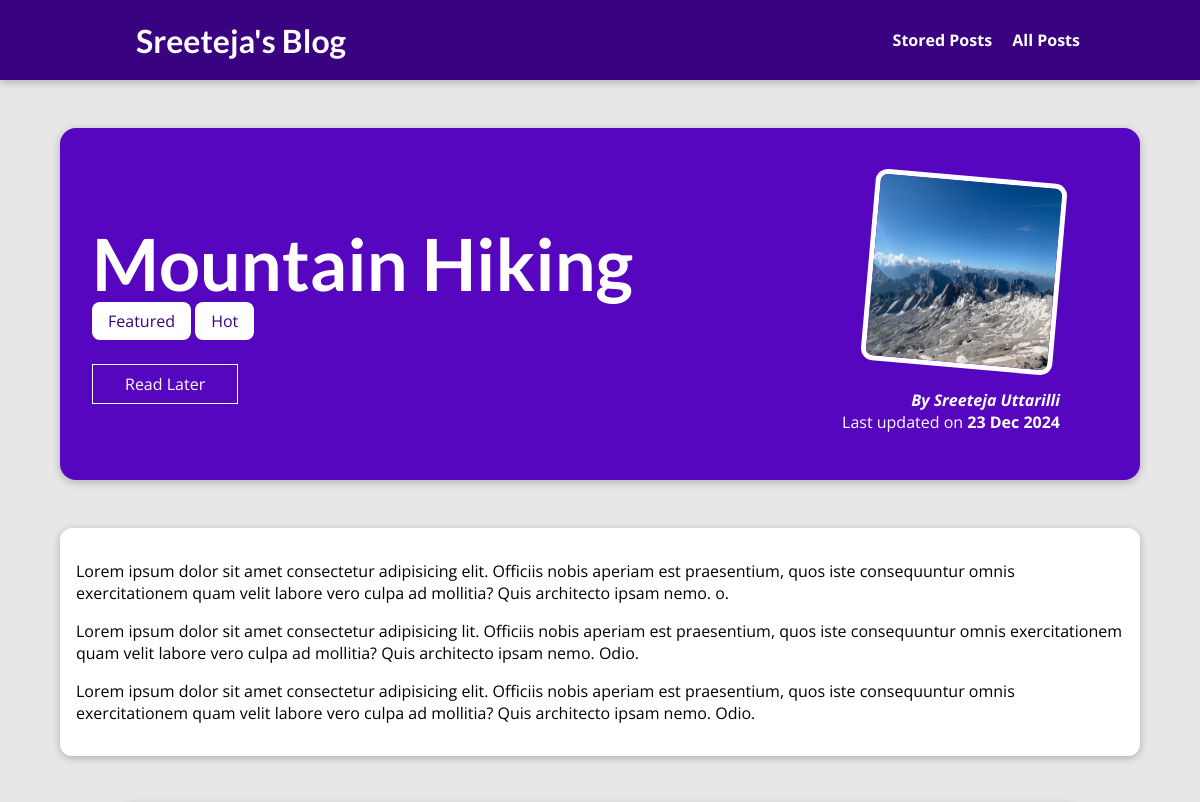
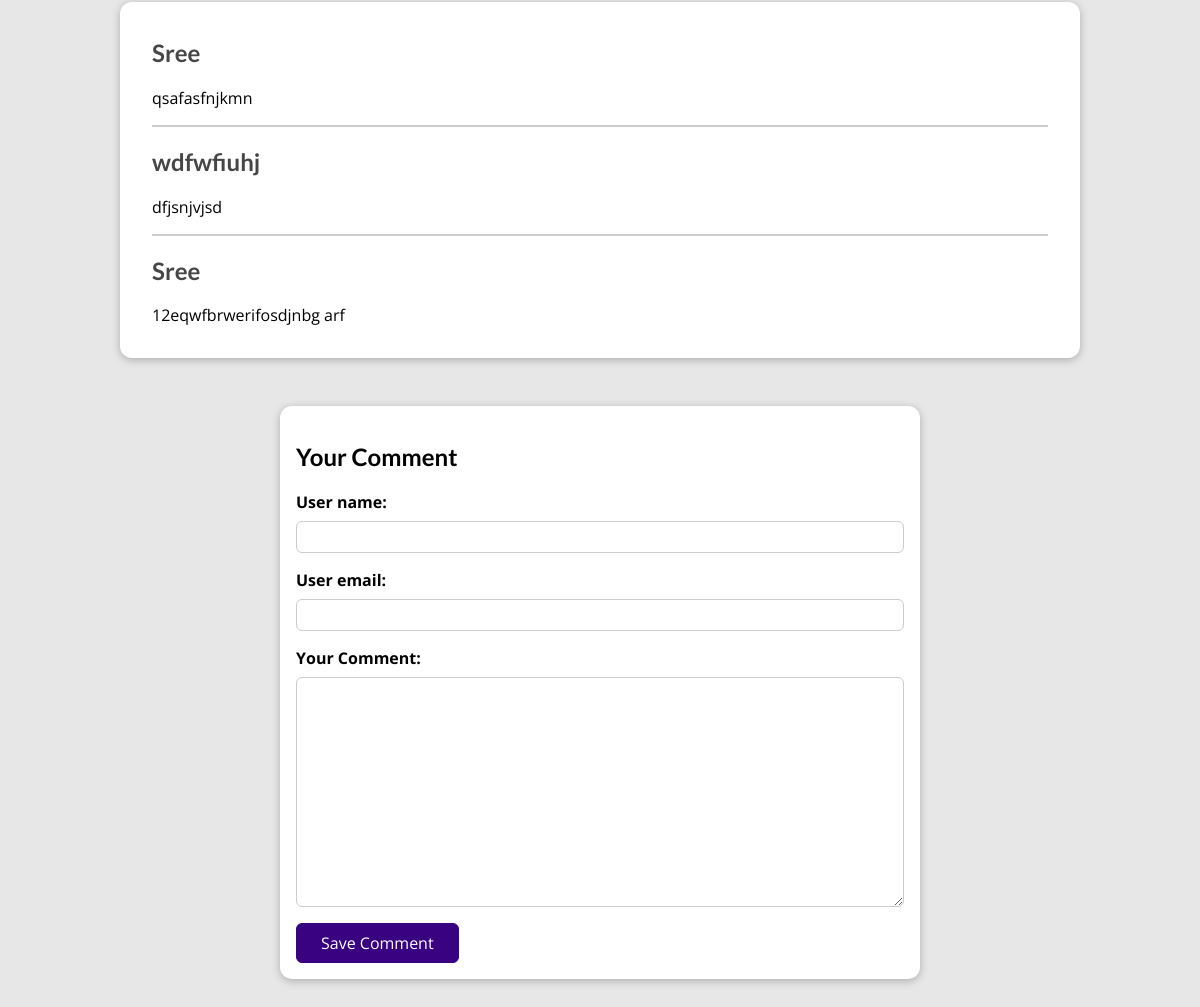
The page /posts/hike-in-the-mountains on the database its author committed (2 pictures, top to bottom).
### blog/models.py (models this page shows, shortened)
class Post(models.Model):
    title=models.CharField(max_length=150)
    excerpt=models.CharField(max_length=200)
    image=models.ImageField(upload_to="posts",null=True)
    date=models.DateField(auto_now=True)
    slug=models.SlugField(unique=True,db_index=True)
    content=models.TextField(validators=[MinLengthValidator(10)])
    author=models.ForeignKey(Author, on_delete=models.SET_NULL,null=True,related_name="posts")
    tags=models.ManyToManyField(Tag)

class Tag(models.Model):
    caption=models.CharField(max_length=20)

class Author(models.Model):
    first_name=models.CharField(max_length=100)
    last_name=models.CharField(max_length=100)
    email_address=models.EmailField()
    def full_name(self):
        return f"{self.first_name} {self.last_name}"
    def __str__(self):
        return self.full_name()

class Comment(models.Model):
    user_name=models.CharField(max_length=120)
    user_email=models.EmailField()
    text=models.TextField(max_length=400)
    post=models.ForeignKey(Post,on_delete=models.CASCADE,related_name="comments")

### blog/views.py (the view, shortened to what this page needs)
# urls.py: path("posts/<slug:slug>",views.SinglePostView.as_view(),
class SinglePostView(View):
    def is_stored_post(self,request,post_id):
        stored_posts = request.session.get("stored_posts")
        if stored_posts is not None:
            is_saved_for_later= post_id in stored_posts
        else:
            is_saved_for_later=False
        return is_saved_for_later
    def get(self,request,slug):
        post=Post.objects.get(slug=slug)
        context={
            "post":post,
            "post_tags":post.tags.all(),
            "comment_form":ComentForm(),
            "comments":post.comments.all().order_by("-id"),
            "saved_for_later":self.is_stored_post(request,post.id)
        }
        return render(request,"blog/post-detail.html",context)

### blog/forms.py
class ComentForm(forms.ModelForm):
    class Meta:
        model= Comment
        exclude=['post']
        labels={
            "user-name":"Your Name",
            "user-email":"Your Email",
            "text":"Your Comment"
        }

### blog/templates/blog/post-detail.html (shortened to what this page needs)
{% extends "base.html" %}
{% load static %}
{% block css_files %}
<link rel="stylesheet" href="{% static "blog/post-detail.css" %}" />
{% endblock %}
{% block content %}
<section id="summary">
<h2>{{ post.title }}</h2>
<div>
    {% for tag in post_tags %}
    <span class="tag">{{ tag.caption }}</span>
    {% endfor %}
</div>
<div id = "read-later">
    <form action="{% url "read-later" %}" method="POST">
        <button>
            {% if saved_for_later%}
                Remove from "Read Later" List
            {%else%}
                Read Later
            {%endif%}
        </button>
    </form>
</div>
<article>
    <img src="{{ post.image.url }}" alt="{{ post.title }}" />
    <address>By <a href="mailto:{{ post.author.email_address }}">{{ post.author }}</a></address>
    <div>Last updated on <time>{{ post.date|date:"d M Y" }}</time></div>
</article>
</section>
<main>
{{ post.content|linebreaks }}
</main>
<section id="comments">
<ul>
    {% for comment in comments %}
    <li>
        <h2>{{ comment.user_name }}</h2>
        <p>{{ comment.text|linebreaks }}</p>
    </li>
    {% endfor %}
</ul>
</section>
<section id="comment-form">
<h2>Your Comment</h2>
<form action="{% url "post-detail-page" post.slug %}" method="POST">
    {% for form_field in comment_form %}
    <div class="form-control {% if form_field.errors %}invalid{% endif %}">
        {{ form_field.label_tag }}
        {{ form_field }}
    </div>
    {% endfor %}
    <button>Save Comment</button>
</form>
</section>
{% endblock %}

### static/app.css (style rules this page uses)
* { box-sizing: border-box; }
html { font-family: 'Open Sans', 'Lato', sans-serif; }
body { margin: 0; }
h1, h2, h3 { font-family: 'Lato', sans-serif; font-weight: bold; }

### blog/static/blog/post-detail.css (style rules this page uses)
body { background-color: #e7e7e7; }
#summary { margin: 8rem auto 3rem auto; padding: 2rem; width: 90%; max-width: 90rem; border-radius: 16px; background-color: #5706c0; position: relative; box-shadow: 0 2px 8px rgba(0, 0, 0, 0.25); height: 22rem; }
#summary h2 { color: white; font-size: 4.5rem; margin-bottom: 0.25rem; }
#summary article { position: absolute; top: 2rem; right: 3rem; padding: 1rem 2rem; border-radius: 12px; text-align: right; color: white; }
#summary article img { width: 12rem; height: 12rem; border-radius: 12px; transform: rotateZ(5deg); border: 5px solid white; margin-bottom: 1rem; }
#summary address { font-weight: bold; }
#summary a { color: white; text-decoration: none; }
#summary time { font-weight: bold; }
#read-later { margin: 2rem 0; }
#read-later button { background-color: transparent; border: 1px solid white; padding: 0.5rem 2rem; font: inherit; color: white; cursor: pointer; }
main { width: 90%; max-width: 90rem; margin: 3rem auto; background-color: white; padding: 1rem; border-radius: 12px; box-shadow: 0 2px 8px rgba(0, 0, 0, 0.25); }
.tag { background-color: white; color: #390281; padding: 0.5rem 1rem; border-radius: 8px; }
#comment-form { margin: 3rem auto; width: 90%; max-width: 40rem; border-radius: 12px; background-color: white; box-shadow: 0 2px 8px rgba(0, 0, 0, 0.25); padding: 1rem; }
#comment-form button { font: inherit; background-color: #390281; color: white; border: 1px solid #390281; padding: 0.5rem 1.5rem; border-radius: 6px; cursor: pointer; }
.form-control { margin-bottom: 1rem; }
.form-control label { font-weight: bold; margin-bottom: 0.5rem; display: block; }
.form-control input, .form-control textarea { display: block; width: 100%; font: inherit; padding: 0.25rem; border-radius: 6px; border: 1px solid #ccc; }
#comments { margin: 3rem auto; width: 90%; max-width: 60rem; border-radius: 12px; background-color: white; box-shadow: 0 2px 8px rgba(0, 0, 0, 0.25); padding: 1rem 2rem; }
#comments ul { list-style: none; margin: 0; padding: 0; }
#comments li { margin-bottom: 1rem; border-bottom: 2px solid #ccc; }
#comments li:last-of-type { border-bottom: none; }
#comments h2 { color: #464646; }

### rows shown on the page
Post: title "Mountain Hiking", image (picture), author "Sreeteja Uttarilli", date "23 Dec 2024", content "Lorem ipsum dolor sit amet consectetur adipisicing elit. Officiis nobis aperiam est praesentium, quos iste consequuntur omnis exercitationem quam velit labore vero culpa ad mollitia? Quis architecto ipsam nemo. o. Lorem ipsum dolor sit amet consectetur adipisicing lit. Officiis nobis aperiam est praesentium, quos iste consequuntur omnis exercitationem quam velit labore vero culpa ad mollitia? Quis architecto ipsam nemo. Odio. Lorem ipsum dolor sit amet consectetur adipisicing elit. Officiis nobis aperiam est praesentium, quos iste consequuntur omnis exercitationem quam velit labore vero culpa ad mollitia? Quis architecto ipsam nemo. Odio."
Tag: caption "Featured"
Tag: caption "Hot"
Comment: user_name "Sree", text "qsafasfnjkmn"
Comment: user_name "wdfwfiuhj", text "dfjsnjvjsd"
Comment: user_name "Sree", text "12eqwfbrwerifosdjnbg arf"
